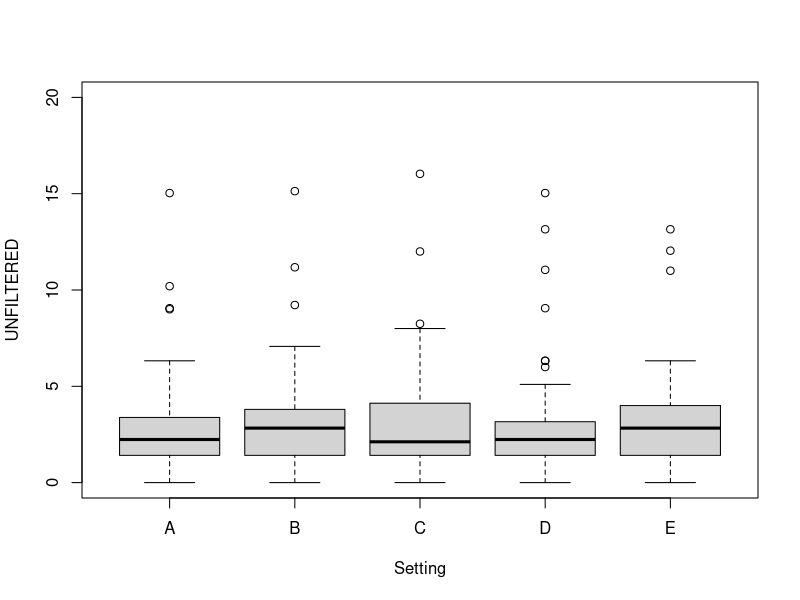

Reproduce this figure in R.
rf_all <- read.csv("../csv/UNFILTERED_RF_WIFI_BT_GSM.csv",header=T,sep=",")
rf_all <- t(rf_all)

nb_wifi <- read.csv("../csv/UNFILTERED_NB_WIFI.csv",header=T,sep=",")
nb_wifi <- t(nb_wifi)

rf_wifi_bt <- read.csv("../csv/UNFILTERED_RF_WIFI_BT.csv",header=T,sep=",")
rf_wifi_bt <- t(rf_wifi_bt)

rf_wifi <- read.csv("../csv/UNFILTERED_RF_WIFI.csv",header=T,sep=",")
rf_wifi <- t(rf_wifi)

first <- as.numeric(rf_all[2,53:103])
second <- as.numeric(nb_wifi[2,53:103])
third <- as.numeric(rf_wifi_bt[2,104:ncol(rf_wifi_bt)])
fourth <- as.numeric(rf_wifi[2,53:103])
fifth <- as.numeric(rf_wifi[2,104:ncol(rf_wifi)])

png("../img/UNFILTERED_TOP_5.png",500,300)
boxplot(first,second,third,fourth,fifth,
names=c("A","B","C","D","E"),ylim=c(0,20),xlab="Setting",ylab="UNFILTERED")
graphics.off()
